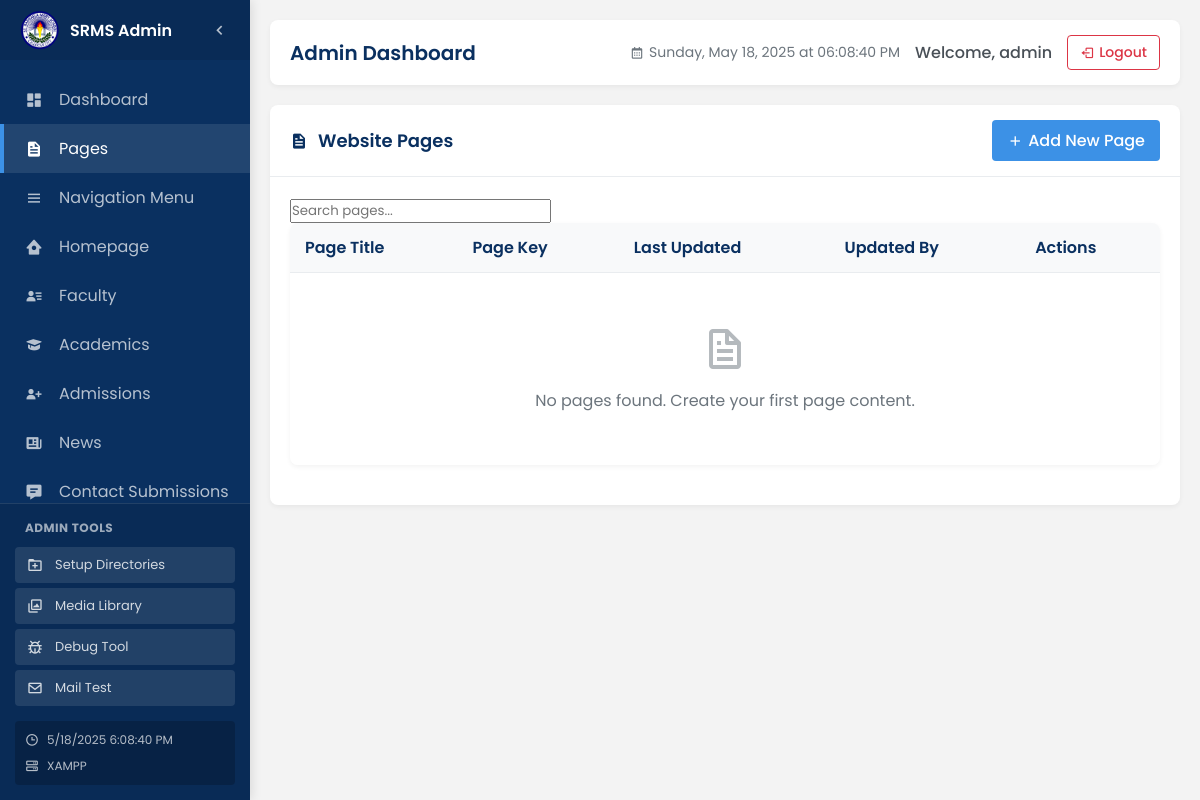
The app's page /admin/pages-manage.php (signed in), older data.
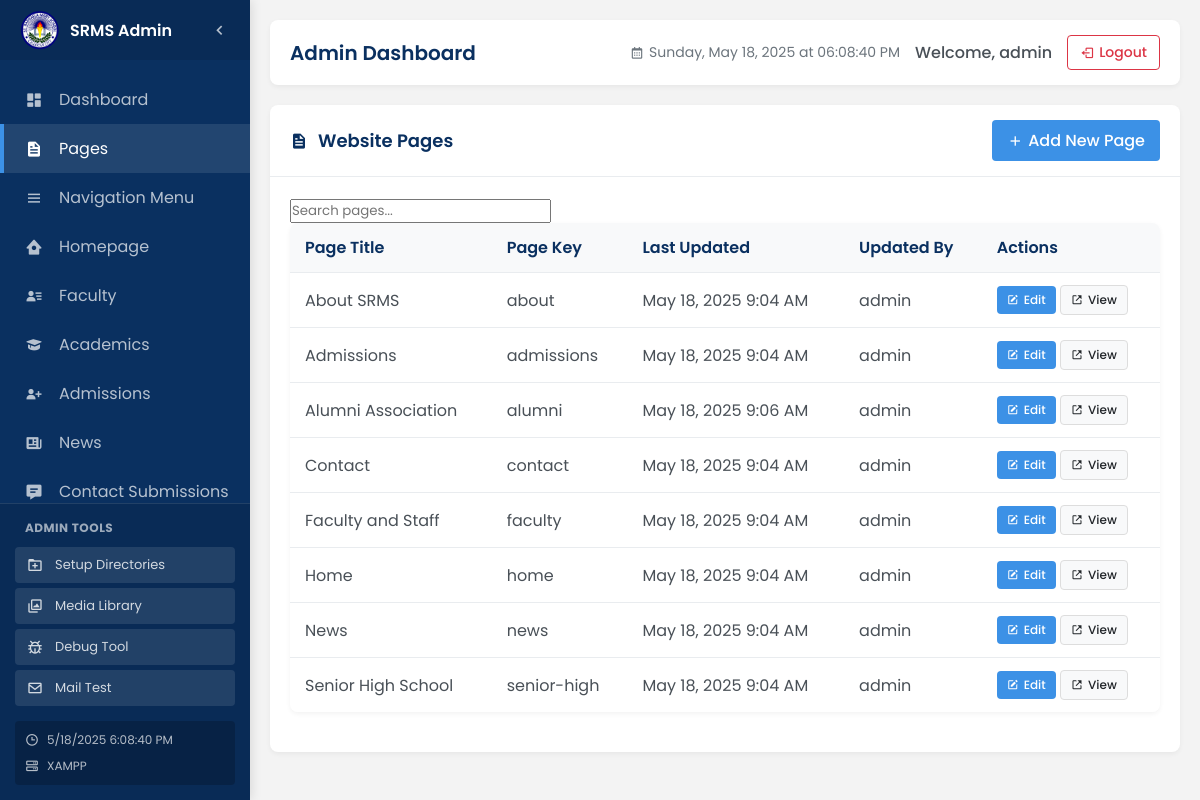
The same page, newer data.
### tables this page shows
CREATE TABLE `page_content` (
  `id` int(11) NOT NULL,
  `page_key` varchar(50) NOT NULL,
  `title` varchar(255) NOT NULL,
  `content` text DEFAULT NULL,
  `meta_description` text DEFAULT NULL,
  `last_updated` timestamp NOT NULL DEFAULT current_timestamp() ON UPDATE current_timestamp(),
  `last_updated_by` int(11) DEFAULT NULL
);

CREATE TABLE `users` (
  `id` int(11) NOT NULL,
  `username` varchar(50) NOT NULL,
  `password` varchar(255) NOT NULL,
  `email` varchar(100) NOT NULL,
  `role` enum('admin','editor','content_manager') NOT NULL DEFAULT 'editor',
  `active` tinyint(1) DEFAULT 1,
  `last_login` datetime DEFAULT NULL,
  `created_at` timestamp NOT NULL DEFAULT current_timestamp(),
  `updated_at` timestamp NOT NULL DEFAULT current_timestamp() ON UPDATE current_timestamp()
);

### includes/db.php (called while the page is built, shortened)
<?php
class Database {
    private $connection;
    private function connect() {
        $host = DB_SERVER;
        $user = DB_USERNAME;
        $pass = DB_PASSWORD;
        $db = DB_NAME;
        $port = defined('DB_PORT') ? DB_PORT : '3306';
        $this->connection = new mysqli($host, $user, $pass, $db, $port);
        $this->connection->set_charset('utf8mb4');
    }
    public function query($sql) {
        $result = $this->connection->query($sql);
        return $result;
    }
    public function fetch_all($sql) {
        $result = $this->query($sql);
        $rows = [];
        if ($result) {
            while ($row = $result->fetch_assoc()) {
                $rows[] = $row;
            }
        }
        return $rows;
    }
}

### admin/pages-manage.php (the view, shortened to what this page needs)
<?php
include_once '../includes/db.php';
$db = new Database();
$pages = $db->fetch_all("SELECT p.*, u.username as updated_by_user
                       FROM page_content p
                       LEFT JOIN users u ON p.last_updated_by = u.id
                       ORDER BY p.title");
?>
<div class="panel">
    <div class="panel-header">
        <h3 class="panel-title"><i class='bx bxs-file'></i> Website Pages</h3>
        <div class="panel-actions">
            <a href="page-edit.php" class="btn btn-primary">
                <i class='bx bx-plus'></i> Add New Page
            </a>
        </div>
    </div>
    <div class="panel-body">
        <div class="search-box mb-3">
            <input type="text" id="searchInput" class="form-control" placeholder="Search pages...">
        </div>
        <div class="table-container">
            <table class="table" id="pagesTable">
                <thead>
                    <tr>
                        <th>Page Title</th>
                        <th>Page Key</th>
                        <th>Last Updated</th>
                        <th>Updated By</th>
                        <th>Actions</th>
                    </tr>
                </thead>
                <tbody>
                    <?php if(empty($pages)): ?>
                    <tr>
                        <td colspan="5" class="text-center">
                            <div class="empty-state">
                                <i class='bx bx-file'></i>
                                <p>No pages found. Create your first page content.</p>
                            </div>
                        </td>
                    </tr>
                    <?php else: ?>
                        <?php foreach($pages as $page): ?>
                        <tr>
                            <td><?php echo htmlspecialchars($page['title']); ?></td>
                            <td><code><?php echo htmlspecialchars($page['page_key']); ?></code></td>
                            <td><?php echo date('M j, Y g:i A', strtotime($page['last_updated'])); ?></td>
                            <td><?php echo htmlspecialchars($page['updated_by_user'] ?? 'System'); ?></td>
                            <td>
                                <div class="action-buttons">
                                    <a href="page-edit.php?id=<?php echo $page['id']; ?>" class="btn btn-primary btn-sm">
                                        <i class='bx bxs-edit'></i> Edit
                                    </a>
                                    <a href="../<?php echo ($page['page_key'] === 'home') ? '' : $page['page_key']; ?>.php" class="btn btn-light btn-sm" target="_blank">
                                        <i class='bx bx-link-external'></i> View
                                    </a>
                                </div>
                            </td>
                        </tr>
                        <?php endforeach; ?>
                    <?php endif; ?>
                </tbody>
            </table>
        </div>
    </div>
</div>
<?php
$content = ob_get_clean();
include 'layout.php';
?>

### admin/layout.php (shortened to what this page needs)
<?php
$body_class = isset($body_class) ? $body_class : '';
?>
<!DOCTYPE html>
<html lang="en">
<head>
    <link rel="stylesheet" href="../assets/css/styles.css">
    <link rel="stylesheet" href="../assets/css/admin-dashboard.css">
    <link href='https://unpkg.com/boxicons@2.1.4/css/boxicons.min.css' rel='stylesheet'>
</head>
<body class="<?php echo $body_class; ?>">
    <div class="admin-container">
        <?php include_once 'includes/admin-sidebar.php'; ?>
        <div class="main-content">
            <?php include_once 'includes/admin-header.php'; ?>
            <div class="page-content">
                <?php echo $content; ?>
            </div>
        </div>
    </div>
</body>
</html>

### admin/includes/admin-sidebar.php (shortened to what this page needs)
<?php
$current_page = basename($_SERVER['PHP_SELF']);
?>
<div class="sidebar" id="sidebar">
    <div class="sidebar-header">
        <img src="../assets/images/branding/logo-primary.png" alt="St. Raphaela Mary School Logo" class="logo-img">
        <h3 class="logo-text">SRMS Admin</h3>
        <button id="sidebar-toggle" class="sidebar-toggle">
            <i class='bx bx-chevron-left'></i>
        </button>
    </div>
    <div class="sidebar-menu">
        <ul class="menu-list">
            <li class="menu-item <?php echo ($current_page === 'index.php') ? 'active' : ''; ?>">
                <a href="index.php">
                    <i class='bx bxs-dashboard'></i>
                    <span class="menu-text">Dashboard</span>
                </a>
            </li>
            <li class="menu-item <?php echo ($current_page === 'pages-manage.php' || $current_page === 'page-edit.php') ? 'active' : ''; ?>">
                <a href="pages-manage.php">
                    <i class='bx bxs-file'></i>
                    <span class="menu-text">Pages</span>
                </a>
            </li>
            <li class="menu-item <?php echo ($current_page === 'navigation-manage.php') ? 'active' : ''; ?>">
                <a href="navigation-manage.php">
                    <i class='bx bx-menu'></i>
                    <span class="menu-text">Navigation Menu</span>
                </a>
            </li>
            <li class="menu-item <?php echo ($current_page === 'homepage-manage.php') ? 'active' : ''; ?>">
                <a href="homepage-manage.php">
                    <i class='bx bxs-home-circle'></i>
                    <span class="menu-text">Homepage</span>
                </a>
            </li>
            <li class="menu-item <?php echo ($current_page === 'faculty-manage.php' || $current_page === 'faculty-edit.php' || $current_page === 'faculty-categories.php') ? 'active' : ''; ?>">
                <a href="faculty-manage.php">
                    <i class='bx bxs-user-detail'></i>
                    <span class="menu-text">Faculty</span>
                </a>
            </li>
            <li class="menu-item <?php echo ($current_page === 'academics-manage.php') ? 'active' : ''; ?>">
                <a href="academics-manage.php">
                    <i class='bx bxs-graduation'></i>
                    <span class="menu-text">Academics</span>
                </a>
            </li>
            <li class="menu-item <?php echo ($current_page === 'admissions-manage.php') ? 'active' : ''; ?>">
                <a href="admissions-manage.php">
                    <i class='bx bxs-user-plus'></i>
                    <span class="menu-text">Admissions</span>
                </a>
            </li>
            <li class="menu-item <?php echo ($current_page === 'news-manage.php' || $current_page === 'news-edit.php') ? 'active' : ''; ?>">
                <a href="news-manage.php">
                    <i class='bx bxs-news'></i>
                    <span class="menu-text">News</span>
                </a>
            </li>
            <li class="menu-item <?php echo ($current_page === 'contact-submissions.php' || $current_page === 'reply.php') ? 'active' : ''; ?>">
                <a href="contact-submissions.php">
                    <i class='bx bxs-message-detail'></i>
                    <span class="menu-text">Contact Submissions</span>
                </a>
            </li>
        </ul>
    </div>
    <div class="sidebar-footer">
        <div class="admin-tools">
            <h4 class="tools-header">Admin Tools</h4>
            <a href="maintenance/setup-directories.php" class="tool-item">
                <i class='bx bx-folder-plus'></i>
                <span class="menu-text">Setup Directories</span>
            </a>
            <button id="open-media-library-btn" class="tool-item">
                <i class='bx bx-images'></i>
                <span class="menu-text">Media Library</span>
            </button>
            <a href="upload-debug.php" class="tool-item">
                <i class='bx bx-bug'></i>
                <span class="menu-text">Debug Tool</span>
            </a>
            <a href="mail-test.php" class="tool-item">
                <i class='bx bx-envelope'></i>
                <span class="menu-text">Mail Test</span>
            </a>
        </div>
        <div class="server-info">
            <div class="server-time">
                <i class='bx bx-time'></i>
                <span id="server-time" class="menu-text"></span>
            </div>
            <div class="server-type">
                <i class='bx bx-server'></i>
                <span class="menu-text"><?php echo defined('SERVER_TYPE') ? SERVER_TYPE : 'Server'; ?></span>
            </div>
        </div>
    </div>
</div>

### admin/includes/admin-header.php (shortened to what this page needs)
<?php
function getPageTitle($current_page) {
    switch ($current_page) {
        default:
            return 'Admin Dashboard';
    }
}
$current_page = basename($_SERVER['PHP_SELF']);
$page_title = getPageTitle($current_page);
?>
<div class="top-bar">
    <div class="left-section">
        <h2><?php echo $page_title; ?></h2>
    </div>
    <div class="user-info">
        <div class="current-date-time">
            <i class='bx bx-calendar'></i>
            <span id="current-date-time"></span>
        </div>
        <div class="name">Welcome, <?php echo $_SESSION['admin_username']; ?></div>
        <a href="logout.php" class="logout-btn">
            <i class='bx bx-log-out'></i> Logout
        </a>
    </div>
</div>

### assets/css/styles.css (style rules this page uses)
:root { --poppins: 'Poppins', sans-serif; --lato: 'Lato', sans-serif; --light: #F9F9F9; --blue: #3C91E6; --light-blue: #CFE8FF; --grey: #EEE; --dark-grey: #AAAAAA; --dark: #342E37; --red: #DB504A; --yellow: #FFCE26; --light-yellow: #FFF2C6; --orange: #FD7238; --light-orange: #FFE0D3; --dark-blue: #156ec7; --green: #0aaa2dd7; --primary: #003366; --secondary: #156ec7; }
* { margin: 0; padding: 0; box-sizing: border-box; font-family: var(--poppins); }
body { background-color: #f3f3f3; color: #222222; }
a { text-decoration: none; }
li { list-style: none; }

Row changes from the older to the newer data that the page shows:
added page_content: title "About SRMS", page_key "about", last_updated "May 18, 2025 9:04 AM", last_updated_by.username "admin"
added page_content: title "Admissions", page_key "admissions", last_updated "May 18, 2025 9:04 AM", last_updated_by.username "admin"
added page_content: title "Alumni Association", page_key "alumni", last_updated "May 18, 2025 9:06 AM", last_updated_by.username "admin"
added page_content: title "Contact", page_key "contact", last_updated "May 18, 2025 9:04 AM", last_updated_by.username "admin"
added page_content: title "Faculty and Staff", page_key "faculty", last_updated "May 18, 2025 9:04 AM", last_updated_by.username "admin"
added page_content: title "Home", page_key "home", last_updated "May 18, 2025 9:04 AM", last_updated_by.username "admin"
added page_content: title "News", page_key "news", last_updated "May 18, 2025 9:04 AM", last_updated_by.username "admin"
added page_content: title "Senior High School", page_key "senior-high", last_updated "May 18, 2025 9:04 AM", last_updated_by.username "admin"
Text that changed along with them:
text no longer shown: "No pages found. Create your first page content."
